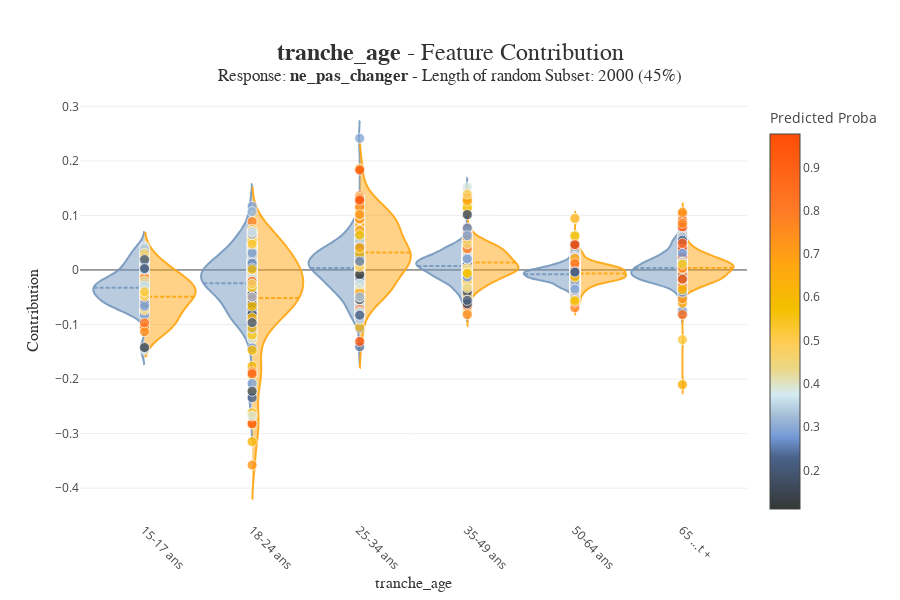

Source (notebook cell):
### Code cell
#détail par variable avec Shapash
xpl.plot.contribution_plot(col="tranche_age")

### Figure 1 — Plotly figure (JSON) as saved in the notebook; plotly's stock layout.template omitted (floating-point values rounded to 4 significant figures; data arrays with more than 128 entries replaced by an {"elided": "..."} marker saying what was removed)
{"data": [{"customdata": {"elided": "2000x2 mixed values"}, "hovertemplate": "<b>%{hovertext}</b><br />tranche_age :<br />%{customdata[0]}<br />Contribution: %{y:.4f}<extra></extra>", "hovertext": ["Id: 20012<br />Predict: changer", "Id: 27221<br />Predict: changer", "Id: 16576<br />Predict: changer", "Id: 23169<br />Predict: changer", "Id: 27260<br />Predict: changer", "Id: 24103<br />Predict: changer", "Id: 10736<br />Predict: changer", "Id: 27230<br />Predict: changer", "Id: 15473<br />Predict: changer", "Id: 23117<br />Predict: changer", "Id: 20028<br />Predict: changer", "Id: 24276<br />Predict: changer", "Id: 15524<br />Predict: changer", "Id: 13893<br />Predict: changer", "Id: 15121<br />Predict: changer", "Id: 11788<br />Predict: changer", "Id: 23928<br />Predict: changer", "Id: 23120<br />Predict: changer", "Id: 20002<br />Predict: changer", "Id: 20070<br />Predict: changer", "Id: 11968<br />Predict: changer", "Id: 23994<br />Predict: changer", "Id: 19990<br />Predict: changer", "Id: 25583<br />Predict: changer", "Id: 25638<br />Predict: changer", "Id: 15471<br />Predict: changer", "Id: 27246<br />Predict: changer", "Id: 12882<br />Predict: changer", "Id: 21505<br />Predict: changer", "Id: 21521<br />Predict: changer", "Id: 23000<br />Predict: changer", "Id: 25988<br />Predict: changer", "Id: 23132<br />Predict: changer", "Id: 25584<br />Predict: changer", "Id: 19987<br />Predict: changer", "Id: 23925<br />Predict: changer", "Id: 23949<br />Predict: changer", "Id: 25605<br />Predict: changer", "Id: 27233<br />Predict: changer", "Id: 23195<br />Predict: changer", "Id: 14832<br />Predict: changer", "Id: 11170<br />Predict: changer", "Id: 19985<br />Predict: changer", "Id: 27243<br />Predict: changer", "Id: 20044<br />Predict: changer", "Id: 20046<br />Predict: changer", "Id: 23847<br />Predict: changer", "Id: 24378<br />Predict: changer", "Id: 21620<br />Predict: changer", "Id: 27231<br />Predict: changer", "Id: 21550<br />Predict: changer", "Id: 20057<br />Predict: changer", "Id: 20029<br />Predict: changer", "Id: 18530<br />Predict: changer", "Id: 25594<br />Predict: changer", "Id: 18030<br />Predict: changer", "Id: 18410<br />Predict: changer", "Id: 25623<br />Predict: changer", "Id: 12593<br />Predict: changer", "Id: 20008<br />Predict: changer", "Id: 13676<br />Predict: changer", "Id: 10908<br />Predict: changer", "Id: 13102<br />Predict: changer", "Id: 14963<br />Predict: changer", "Id: 13633<br />Predict: changer", "Id: 13914<br />Predict: changer", "Id: 10833<br />Predict: changer", "Id: 16216<br />Predict: changer", "Id: 27255<br />Predict: changer", "Id: 20073<br />Predict: changer"], "jitter": 0.075, "line": {"color": "rgba(117, 152, 189, 0.9)"}, "marker": {"line": {"color": "white", "width": 0.8}, "opacity": 0.8, "size": 10}, "meanline": {"visible": true}, "pointpos": -0.1, "points": false, "showlegend": false, "side": "negative", "type": "violin", "x": ["15-17 ans", "15-17 ans", "15-17 ans", "15-17 ans", "15-17 ans", "15-17 ans", "15-17 ans", "15-17 ans", "15-17 ans", "15-17 ans", "15-17 ans", "15-17 ans", "15-17 ans", "15-17 ans", "15-17 ans", "15-17 ans", "15-17 ans", "15-17 ans", "15-17 ans", "15-17 ans", "15-17 ans", "15-17 ans", "15-17 ans", "15-17 ans", "15-17 ans", "15-17 ans", "15-17 ans", "15-17 ans", "15-17 ans", "15-17 ans", "15-17 ans", "15-17 ans", "15-17 ans", "15-17 ans", "15-17 ans", "15-17 ans", "15-17 ans", "15-17 ans", "15-17 ans", "15-17 ans", "15-17 ans", "15-17 ans", "15-17 ans", "15-17 ans", "15-17 ans", "15-17 ans", "15-17 ans", "15-17 ans", "15-17 ans", "15-17 ans", "15-17 ans", "15-17 ans", "15-17 ans", "15-17 ans", "15-17 ans", "15-17 ans", "15-17 ans", "15-17 ans", "15-17 ans", "15-17 ans", "15-17 ans", "15-17 ans", "15-17 ans", "15-17 ans", "15-17 ans", "15-17 ans", "15-17 ans", "15-17 ans", "15-17 ans", "15-17 ans"], "y": [-0.04254, -0.03525, -0.05314, 0.008448, -0.02897, -0.01272, -0.06244, 0.03615, -0.04737, -0.0443, -0.0354, -0.01855, -0.005338, -0.0488, -0.07106, -0.03391, -0.04113, -0.04316, -0.0501, 0.005805, -0.02002, -0.05619, -0.06865, 0.01313, -0.03256, -0.02163, 0.02594, -0.02409, -0.01326, -0.06787, -0.05853, -0.02576, -0.1459, -0.0181, -0.01142, -0.0003067, -0.04777, 0.01743, 0.03792, -0.1422, -0.0339, -0.008905, -0.05107, -0.02123, -0.0239, -0.05662, -0.03763, -0.0268, 0.01309, 0.04261, -0.02521, -0.04915, -0.04354, -0.07749, 0.03031, 0.000795, -0.02636, 0.019, -0.02024, -0.08213, -0.07403, -0.07069, -0.0614, -0.0648, -0.06289, -0.03462, -0.0484, -0.02982, 0.002734, -0.06702]}, {"customdata": {"elided": "2000x2 mixed values"}, "hovertemplate": "<b>%{hovertext}</b><br />tranche_age :<br />%{customdata[0]}<br />Contribution: %{y:.4f}<extra></extra>", "hovertext": ["Id: 20081<br />Predict: ne_pas_changer", "Id: 23969<br />Predict: ne_pas_changer", "Id: 15020<br />Predict: ne_pas_changer", "Id: 23968<br />Predict: ne_pas_changer", "Id: 25643<br />Predict: ne_pas_changer", "Id: 17949<br />Predict: ne_pas_changer", "Id: 11130<br />Predict: ne_pas_changer", "Id: 13465<br />Predict: ne_pas_changer", "Id: 27285<br />Predict: ne_pas_changer", "Id: 18524<br />Predict: ne_pas_changer", "Id: 21640<br />Predict: ne_pas_changer", "Id: 25582<br />Predict: ne_pas_changer", "Id: 25607<br />Predict: ne_pas_changer", "Id: 20009<br />Predict: ne_pas_changer", "Id: 25644<br />Predict: ne_pas_changer", "Id: 15387<br />Predict: ne_pas_changer", "Id: 15043<br />Predict: ne_pas_changer", "Id: 23991<br />Predict: ne_pas_changer", "Id: 23122<br />Predict: ne_pas_changer", "Id: 18369<br />Predict: ne_pas_changer"], "jitter": 0.075, "line": {"color": "rgba(255, 166, 17, 0.9)"}, "marker": {"line": {"color": "white", "width": 0.8}, "opacity": 0.8, "size": 10}, "meanline": {"visible": true}, "pointpos": 0.1, "points": false, "scalemode": "count", "showlegend": false, "side": "positive", "type": "violin", "x": ["15-17 ans", "15-17 ans", "15-17 ans", "15-17 ans", "15-17 ans", "15-17 ans", "15-17 ans", "15-17 ans", "15-17 ans", "15-17 ans", "15-17 ans", "15-17 ans", "15-17 ans", "15-17 ans", "15-17 ans", "15-17 ans", "15-17 ans", "15-17 ans", "15-17 ans", "15-17 ans"], "y": [-0.1041, -0.05427, -0.07337, -0.07635, -0.002674, -0.1051, -0.04807, -0.03235, -0.01312, -0.04693, -0.0294, -0.07761, -0.01451, -0.04287, 0.002046, 0.02338, -0.1132, -0.03497, -0.09703, -0.03995]}, {"customdata": {"elided": "2000x2 mixed values"}, "hovertemplate": "<b>%{hovertext}</b><br />tranche_age :<br />%{customdata[0]}<br />Contribution: %{y:.4f}<extra></extra>", "hovertext": ["Id: 12863<br />Predict: changer", "Id: 15704<br />Predict: changer", "Id: 21010<br />Predict: changer", "Id: 24636<br />Predict: changer", "Id: 26199<br />Predict: changer", "Id: 19951<br />Predict: changer", "Id: 12411<br />Predict: changer", "Id: 18574<br />Predict: changer", "Id: 14896<br />Predict: changer", "Id: 12098<br />Predict: changer", "Id: 13573<br />Predict: changer", "Id: 24293<br />Predict: changer", "Id: 16230<br />Predict: changer", "Id: 12025<br />Predict: changer", "Id: 27160<br />Predict: changer", "Id: 15496<br />Predict: changer", "Id: 16605<br />Predict: changer", "Id: 15203<br />Predict: changer", "Id: 10231<br />Predict: changer", "Id: 20530<br />Predict: changer", "Id: 19420<br />Predict: changer", "Id: 24671<br />Predict: changer", "Id: 18486<br />Predict: changer", "Id: 19728<br />Predict: changer", "Id: 20589<br />Predict: changer", "Id: 27083<br />Predict: changer", "Id: 21496<br />Predict: changer", "Id: 15333<br />Predict: changer", "Id: 24792<br />Predict: changer", "Id: 22662<br />Predict: changer", "Id: 25285<br />Predict: changer", "Id: 12017<br />Predict: changer", "Id: 25051<br />Predict: changer", "Id: 23308<br />Predict: changer", "Id: 14610<br />Predict: changer", "Id: 15720<br />Predict: changer", "Id: 17216<br />Predict: changer", "Id: 23617<br />Predict: changer", "Id: 27378<br />Predict: changer", "Id: 15680<br />Predict: changer", "Id: 15458<br />Predict: changer", "Id: 17389<br />Predict: changer", "Id: 22829<br />Predict: changer", "Id: 16994<br />Predict: changer", "Id: 18627<br />Predict: changer", "Id: 27009<br />Predict: changer", "Id: 18776<br />Predict: changer", "Id: 20960<br />Predict: changer", "Id: 24109<br />Predict: changer", "Id: 20568<br />Predict: changer", "Id: 23068<br />Predict: changer", "Id: 18638<br />Predict: changer", "Id: 13085<br />Predict: changer", "Id: 16428<br />Predict: changer", "Id: 12529<br />Predict: changer", "Id: 25797<br />Predict: changer", "Id: 24377<br />Predict: changer", "Id: 27164<br />Predict: changer", "Id: 26810<br />Predict: changer", "Id: 18458<br />Predict: changer", "Id: 26051<br />Predict: changer", "Id: 27209<br />Predict: changer", "Id: 26001<br />Predict: changer", "Id: 26742<br />Predict: changer", "Id: 23736<br />Predict: changer", "Id: 16501<br />Predict: changer", "Id: 20640<br />Predict: changer", "Id: 10216<br />Predict: changer", "Id: 14564<br />Predict: changer", "Id: 16578<br />Predict: changer", "Id: 11349<br />Predict: changer", "Id: 16889<br />Predict: changer", "Id: 22996<br />Predict: changer", "Id: 27699<br />Predict: changer", "Id: 27154<br />Predict: changer", "Id: 17425<br />Predict: changer", "Id: 22590<br />Predict: changer", "Id: 26194<br />Predict: changer", "Id: 16242<br />Predict: changer", "Id: 10260<br />Predict: changer", "Id: 23579<br />Predict: changer", "Id: 23424<br />Predict: changer", "Id: 19718<br />Predict: changer", "Id: 17081<br />Predict: changer", "Id: 16205<br />Predict: changer", "Id: 27371<br />Predict: changer", "Id: 19276<br />Predict: changer", "Id: 11057<br />Predict: changer", "Id: 19934<br />Predict: changer", "Id: 20157<br />Predict: changer", "Id: 12935<br />Predict: changer", "Id: 24175<br />Predict: changer", "Id: 15298<br />Predict: changer", "Id: 20570<br />Predict: changer", "Id: 22433<br />Predict: changer", "Id: 18422<br />Predict: changer", "Id: 27729<br />Predict: changer", "Id: 23457<br />Predict: changer", "Id: 24814<br />Predict: changer", "Id: 15747<br />Predict: changer", "Id: 10598<br />Predict: changer", "Id: 19859<br />Predict: changer", "Id: 19219<br />Predict: changer", "Id: 22441<br />Predict: changer", "Id: 20538<br />Predict: changer", "Id: 22889<br />Predict: changer", "Id: 25707<br />Predict: changer", "Id: 19756<br />Predict: changer", "Id: 16732<br />Predict: changer", "Id: 24128<br />Predict: changer", "Id: 10346<br />Predict: changer", "Id: 12324<br />Predict: changer", "Id: 16893<br />Predict: changer", "Id: 23618<br />Predict: changer", "Id: 18779<br />Predict: changer", "Id: 21387<br />Predict: changer", "Id: 18411<br />Predict: changer", "Id: 15746<br />Predict: changer", "Id: 18420<br />Predict: changer"], "jitter": 0.075, "line": {"color": "rgba(117, 152, 189, 0.9)"}, "marker": {"line": {"color": "white", "width": 0.8}, "opacity": 0.8, "size": 10}, "meanline": {"visible": true}, "pointpos": -0.1, "points": false, "showlegend": false, "side": "negative", "type": "violin", "x": ["18-24 ans", "18-24 ans", "18-24 ans", "18-24 ans", "18-24 ans", "18-24 ans", "18-24 ans", "18-24 ans", "18-24 ans", "18-24 ans", "18-24 ans", "18-24 ans", "18-24 ans", "18-24 ans", "18-24 ans", "18-24 ans", "18-24 ans", "18-24 ans", "18-24 ans", "18-24 ans", "18-24 ans", "18-24 ans", "18-24 ans", "18-24 ans", "18-24 ans", "18-24 ans", "18-24 ans", "18-24 ans", "18-24 ans", "18-24 ans", "18-24 ans", "18-24 ans", "18-24 ans", "18-24 ans", "18-24 ans", "18-24 ans", "18-24 ans", "18-24 ans", "18-24 ans", "18-24 ans", "18-24 ans", "18-24 ans", "18-24 ans", "18-24 ans", "18-24 ans", "18-24 ans", "18-24 ans", "18-24 ans", "18-24 ans", "18-24 ans", "18-24 ans", "18-24 ans", "18-24 ans", "18-24 ans", "18-24 ans", "18-24 ans", "18-24 ans", "18-24 ans", "18-24 ans", "18-24 ans", "18-24 ans", "18-24 ans", "18-24 ans", "18-24 ans", "18-24 ans", "18-24 ans", "18-24 ans", "18-24 ans", "18-24 ans", "18-24 ans", "18-24 ans", "18-24 ans", "18-24 ans", "18-24 ans", "18-24 ans", "18-24 ans", "18-24 ans", "18-24 ans", "18-24 ans", "18-24 ans", "18-24 ans", "18-24 ans", "18-24 ans", "18-24 ans", "18-24 ans", "18-24 ans", "18-24 ans", "18-24 ans", "18-24 ans", "18-24 ans", "18-24 ans", "18-24 ans", "18-24 ans", "18-24 ans", "18-24 ans", "18-24 ans", "18-24 ans", "18-24 ans", "18-24 ans", "18-24 ans", "18-24 ans", "18-24 ans", "18-24 ans", "18-24 ans", "18-24 ans", "18-24 ans", "18-24 ans", "18-24 ans", "18-24 ans", "18-24 ans", "18-24 ans", "18-24 ans", "18-24 ans", "18-24 ans", "18-24 ans", "18-24 ans", "18-24 ans", "18-24 ans", "18-24 ans"], "y": [-0.07484, -0.09268, -0.02668, 0.03555, 0.03685, -0.06295, -0.06233, -0.0195, -0.09831, -0.02136, -0.0912, -0.05374, -0.116, -0.03787, 0.04541, -0.03431, 0.0009056, -0.09373, -0.05121, -0.01005, -0.02332, -0.03205, -0.01432, 0.06048, -0.05481, 0.04975, -0.08396, 0.01373, -0.007287, 0.04776, 0.07213, 0.002969, -0.03446, -0.0423, -0.1268, -0.143, -0.07522, -0.2342, 0.03145, -0.06776, -0.03375, -0.01141, -0.002185, -0.04059, -0.01745, -0.002238, -0.01904, -0.208, 0.06323, 0.01934, -0.068, -0.02684, -0.05962, 0.0054, 0.007858, 0.04299, 0.06134, 0.02798, 0.04223, -0.0004594, -0.003588, 0.03385, -0.0313, 0.003898, 0.02181, 0.01587, 0.0149, -0.07652, -0.02547, -0.03198, -0.09109, 0.01001, 0.03232, -0.0005047, -0.002866, -0.2224, 0.01582, -0.03978, -0.0223, -0.01573, -0.02322, -0.003616, -0.007052, 0.001004, 0.01609, 0.1166, -0.04227, -0.01595, 0.007923, -0.01944, -0.0797, -0.01886, -0.09585, 0.01157, -0.01597, -0.04396, 0.00335, 0.1068, 0.01625, -0.04474, -0.07222, -0.01655, 0.02972, 0.01226, 0.003298, -0.04509, -0.06236, -0.0216, -0.1074, 0.03186, 0.07449, -0.07837, -0.2678, -0.08126, 0.06484, -0.0497, 0.07027, -0.02572, -0.09646]}, {"customdata": {"elided": "2000x2 mixed values"}, "hovertemplate": "<b>%{hovertext}</b><br />tranche_age :<br />%{customdata[0]}<br />Contribution: %{y:.4f}<extra></extra>", "hovertext": ["Id: 26710<br />Predict: ne_pas_changer", "Id: 24529<br />Predict: ne_pas_changer", "Id: 25474<br />Predict: ne_pas_changer", "Id: 25518<br />Predict: ne_pas_changer", "Id: 20635<br />Predict: ne_pas_changer", "Id: 24726<br />Predict: ne_pas_changer", "Id: 11985<br />Predict: ne_pas_changer", "Id: 16441<br />Predict: ne_pas_changer", "Id: 16318<br />Predict: ne_pas_changer", "Id: 17386<br />Predict: ne_pas_changer", "Id: 15090<br />Predict: ne_pas_changer", "Id: 26730<br />Predict: ne_pas_changer", "Id: 24301<br />Predict: ne_pas_changer", "Id: 12657<br />Predict: ne_pas_changer", "Id: 26828<br />Predict: ne_pas_changer", "Id: 16489<br />Predict: ne_pas_changer", "Id: 17802<br />Predict: ne_pas_changer", "Id: 13993<br />Predict: ne_pas_changer", "Id: 16337<br />Predict: ne_pas_changer", "Id: 25037<br />Predict: ne_pas_changer", "Id: 15694<br />Predict: ne_pas_changer", "Id: 22179<br />Predict: ne_pas_changer", "Id: 10507<br />Predict: ne_pas_changer", "Id: 21231<br />Predict: ne_pas_changer", "Id: 13701<br />Predict: ne_pas_changer", "Id: 20968<br />Predict: ne_pas_changer", "Id: 18471<br />Predict: ne_pas_changer", "Id: 19220<br />Predict: ne_pas_changer", "Id: 27085<br />Predict: ne_pas_changer", "Id: 16305<br />Predict: ne_pas_changer", "Id: 23112<br />Predict: ne_pas_changer", "Id: 22308<br />Predict: ne_pas_changer", "Id: 16555<br />Predict: ne_pas_changer", "Id: 26408<br />Predict: ne_pas_changer", "Id: 25371<br />Predict: ne_pas_changer", "Id: 14008<br />Predict: ne_pas_changer", "Id: 16187<br />Predict: ne_pas_changer", "Id: 15460<br />Predict: ne_pas_changer", "Id: 12498<br />Predict: ne_pas_changer", "Id: 27530<br />Predict: ne_pas_changer", "Id: 12986<br />Predict: ne_pas_changer", "Id: 25734<br />Predict: ne_pas_changer", "Id: 24144<br />Predict: ne_pas_changer", "Id: 19330<br />Predict: ne_pas_changer", "Id: 23706<br />Predict: ne_pas_changer", "Id: 17585<br />Predict: ne_pas_changer", "Id: 19147<br />Predict: ne_pas_changer", "Id: 19608<br />Predict: ne_pas_changer", "Id: 12128<br />Predict: ne_pas_changer", "Id: 27169<br />Predict: ne_pas_changer", "Id: 15179<br />Predict: ne_pas_changer", "Id: 21123<br />Predict: ne_pas_changer", "Id: 10222<br />Predict: ne_pas_changer", "Id: 24245<br />Predict: ne_pas_changer", "Id: 16502<br />Predict: ne_pas_changer", "Id: 15372<br />Predict: ne_pas_changer", "Id: 18921<br />Predict: ne_pas_changer", "Id: 21738<br />Predict: ne_pas_changer", "Id: 13217<br />Predict: ne_pas_changer", "Id: 25426<br />Predict: ne_pas_changer", "Id: 27547<br />Predict: ne_pas_changer", "Id: 25781<br />Predict: ne_pas_changer", "Id: 21310<br />Predict: ne_pas_changer", "Id: 22773<br />Predict: ne_pas_changer", "Id: 15320<br />Predict: ne_pas_changer", "Id: 24326<br />Predict: ne_pas_changer", "Id: 14296<br />Predict: ne_pas_changer", "Id: 15303<br />Predict: ne_pas_changer", "Id: 23466<br />Predict: ne_pas_changer", "Id: 21164<br />Predict: ne_pas_changer", "Id: 22691<br />Predict: ne_pas_changer"], "jitter": 0.075, "line": {"color": "rgba(255, 166, 17, 0.9)"}, "marker": {"line": {"color": "white", "width": 0.8}, "opacity": 0.8, "size": 10}, "meanline": {"visible": true}, "pointpos": 0.1, "points": false, "scalemode": "count", "showlegend": false, "side": "positive", "type": "violin", "x": ["18-24 ans", "18-24 ans", "18-24 ans", "18-24 ans", "18-24 ans", "18-24 ans", "18-24 ans", "18-24 ans", "18-24 ans", "18-24 ans", "18-24 ans", "18-24 ans", "18-24 ans", "18-24 ans", "18-24 ans", "18-24 ans", "18-24 ans", "18-24 ans", "18-24 ans", "18-24 ans", "18-24 ans", "18-24 ans", "18-24 ans", "18-24 ans", "18-24 ans", "18-24 ans", "18-24 ans", "18-24 ans", "18-24 ans", "18-24 ans", "18-24 ans", "18-24 ans", "18-24 ans", "18-24 ans", "18-24 ans", "18-24 ans", "18-24 ans", "18-24 ans", "18-24 ans", "18-24 ans", "18-24 ans", "18-24 ans", "18-24 ans", "18-24 ans", "18-24 ans", "18-24 ans", "18-24 ans", "18-24 ans", "18-24 ans", "18-24 ans", "18-24 ans", "18-24 ans", "18-24 ans", "18-24 ans", "18-24 ans", "18-24 ans", "18-24 ans", "18-24 ans", "18-24 ans", "18-24 ans", "18-24 ans", "18-24 ans", "18-24 ans", "18-24 ans", "18-24 ans", "18-24 ans", "18-24 ans", "18-24 ans", "18-24 ans", "18-24 ans", "18-24 ans"], "y": [-0.07681, -0.0123, -0.004905, -0.1103, -0.04438, -0.04014, -0.2221, -0.1763, 0.04381, 0.01125, -0.2826, 0.03418, 0.07106, -0.0462, 0.0386, -0.2616, -0.05751, 0.007906, -0.01442, -0.05966, 0.06937, 0.0204, -0.1928, 0.009713, -0.01215, -0.05808, -0.1868, -0.3147, 0.0142, -0.2818, -0.04436, -0.07145, -0.06724, -0.01717, 0.04521, 0.04624, -0.03954, -0.009648, 0.05141, 0.003342, 0.05194, -0.0352, 0.08886, 0.0003527, -0.05985, -0.05528, -0.1472, -0.01328, -0.01785, 0.0139, -0.04723, 0.005415, -0.05385, 0.01459, -0.09256, -0.01963, 0.05454, -0.119, -0.03206, -0.08939, -0.02058, -0.08382, 0.0008237, -0.04962, -0.106, 0.06376, -0.06651, -0.08753, 0.04733, -0.1901, -0.3576]}, {"customdata": {"elided": "2000x2 mixed values"}, "hovertemplate": "<b>%{hovertext}</b><br />tranche_age :<br />%{customdata[0]}<br />Contribution: %{y:.4f}<extra></extra>", "hovertext": {"elided": "187 str values"}, "jitter": 0.075, "line": {"color": "rgba(117, 152, 189, 0.9)"}, "marker": {"line": {"color": "white", "width": 0.8}, "opacity": 0.8, "size": 10}, "meanline": {"visible": true}, "pointpos": -0.1, "points": false, "showlegend": false, "side": "negative", "type": "violin", "x": {"elided": "187 str values"}, "y": {"elided": "187 float values"}}, {"customdata": {"elided": "2000x2 mixed values"}, "hovertemplate": "<b>%{hovertext}</b><br />tranche_age :<br />%{customdata[0]}<br />Contribution: %{y:.4f}<extra></extra>", "hovertext": ["Id: 24898<br />Predict: ne_pas_changer", "Id: 17606<br />Predict: ne_pas_changer", "Id: 27693<br />Predict: ne_pas_changer", "Id: 15493<br />Predict: ne_pas_changer", "Id: 13805<br />Predict: ne_pas_changer", "Id: 18606<br />Predict: ne_pas_changer", "Id: 16115<br />Predict: ne_pas_changer", "Id: 13343<br />Predict: ne_pas_changer", "Id: 12963<br />Predict: ne_pas_changer", "Id: 22275<br />Predict: ne_pas_changer", "Id: 24351<br />Predict: ne_pas_changer", "Id: 22700<br />Predict: ne_pas_changer", "Id: 17439<br />Predict: ne_pas_changer", "Id: 23710<br />Predict: ne_pas_changer", "Id: 16444<br />Predict: ne_pas_changer", "Id: 12034<br />Predict: ne_pas_changer", "Id: 19063<br />Predict: ne_pas_changer", "Id: 24121<br />Predict: ne_pas_changer", "Id: 24331<br />Predict: ne_pas_changer", "Id: 15369<br />Predict: ne_pas_changer", "Id: 18177<br />Predict: ne_pas_changer", "Id: 22570<br />Predict: ne_pas_changer", "Id: 18428<br />Predict: ne_pas_changer", "Id: 13772<br />Predict: ne_pas_changer", "Id: 10500<br />Predict: ne_pas_changer", "Id: 10975<br />Predict: ne_pas_changer", "Id: 22453<br />Predict: ne_pas_changer", "Id: 21933<br />Predict: ne_pas_changer", "Id: 18590<br />Predict: ne_pas_changer", "Id: 26661<br />Predict: ne_pas_changer", "Id: 21228<br />Predict: ne_pas_changer", "Id: 27831<br />Predict: ne_pas_changer", "Id: 23718<br />Predict: ne_pas_changer", "Id: 15702<br />Predict: ne_pas_changer", "Id: 22653<br />Predict: ne_pas_changer", "Id: 22243<br />Predict: ne_pas_changer", "Id: 12586<br />Predict: ne_pas_changer", "Id: 15544<br />Predict: ne_pas_changer", "Id: 17320<br />Predict: ne_pas_changer", "Id: 12932<br />Predict: ne_pas_changer", "Id: 24481<br />Predict: ne_pas_changer", "Id: 24234<br />Predict: ne_pas_changer", "Id: 25698<br />Predict: ne_pas_changer", "Id: 15358<br />Predict: ne_pas_changer", "Id: 17367<br />Predict: ne_pas_changer", "Id: 13141<br />Predict: ne_pas_changer", "Id: 24574<br />Predict: ne_pas_changer", "Id: 23943<br />Predict: ne_pas_changer", "Id: 24368<br />Predict: ne_pas_changer", "Id: 13016<br />Predict: ne_pas_changer", "Id: 10230<br />Predict: ne_pas_changer", "Id: 25351<br />Predict: ne_pas_changer", "Id: 12309<br />Predict: ne_pas_changer", "Id: 10461<br />Predict: ne_pas_changer", "Id: 25179<br />Predict: ne_pas_changer", "Id: 18736<br />Predict: ne_pas_changer", "Id: 24310<br />Predict: ne_pas_changer", "Id: 23026<br />Predict: ne_pas_changer", "Id: 26855<br />Predict: ne_pas_changer", "Id: 16583<br />Predict: ne_pas_changer", "Id: 17835<br />Predict: ne_pas_changer", "Id: 10803<br />Predict: ne_pas_changer", "Id: 25520<br />Predict: ne_pas_changer", "Id: 20793<br />Predict: ne_pas_changer", "Id: 11301<br />Predict: ne_pas_changer", "Id: 25949<br />Predict: ne_pas_changer", "Id: 15368<br />Predict: ne_pas_changer", "Id: 22070<br />Predict: ne_pas_changer", "Id: 20706<br />Predict: ne_pas_changer", "Id: 16330<br />Predict: ne_pas_changer", "Id: 23282<br />Predict: ne_pas_changer", "Id: 11695<br />Predict: ne_pas_changer", "Id: 12024<br />Predict: ne_pas_changer", "Id: 16505<br />Predict: ne_pas_changer", "Id: 13686<br />Predict: ne_pas_changer", "Id: 19238<br />Predict: ne_pas_changer", "Id: 24691<br />Predict: ne_pas_changer", "Id: 27156<br />Predict: ne_pas_changer", "Id: 22312<br />Predict: ne_pas_changer", "Id: 25683<br />Predict: ne_pas_changer", "Id: 14551<br />Predict: ne_pas_changer", "Id: 22299<br />Predict: ne_pas_changer", "Id: 19115<br />Predict: ne_pas_changer", "Id: 15005<br />Predict: ne_pas_changer", "Id: 16588<br />Predict: ne_pas_changer", "Id: 12525<br />Predict: ne_pas_changer", "Id: 24475<br />Predict: ne_pas_changer", "Id: 19200<br />Predict: ne_pas_changer", "Id: 15802<br />Predict: ne_pas_changer", "Id: 18617<br />Predict: ne_pas_changer", "Id: 23872<br />Predict: ne_pas_changer", "Id: 26991<br />Predict: ne_pas_changer", "Id: 20906<br />Predict: ne_pas_changer", "Id: 12820<br />Predict: ne_pas_changer", "Id: 26542<br />Predict: ne_pas_changer", "Id: 21728<br />Predict: ne_pas_changer", "Id: 25378<br />Predict: ne_pas_changer", "Id: 11786<br />Predict: ne_pas_changer", "Id: 19222<br />Predict: ne_pas_changer", "Id: 12167<br />Predict: ne_pas_changer", "Id: 12012<br />Predict: ne_pas_changer", "Id: 18555<br />Predict: ne_pas_changer", "Id: 16141<br />Predict: ne_pas_changer", "Id: 19107<br />Predict: ne_pas_changer", "Id: 24323<br />Predict: ne_pas_changer", "Id: 17140<br />Predict: ne_pas_changer", "Id: 17603<br />Predict: ne_pas_changer", "Id: 21052<br />Predict: ne_pas_changer", "Id: 17766<br />Predict: ne_pas_changer", "Id: 20669<br />Predict: ne_pas_changer", "Id: 24313<br />Predict: ne_pas_changer", "Id: 15636<br />Predict: ne_pas_changer", "Id: 18880<br />Predict: ne_pas_changer", "Id: 15628<br />Predict: ne_pas_changer", "Id: 20695<br />Predict: ne_pas_changer", "Id: 24302<br />Predict: ne_pas_changer", "Id: 20195<br />Predict: ne_pas_changer"], "jitter": 0.075, "line": {"color": "rgba(255, 166, 17, 0.9)"}, "marker": {"line": {"color": "white", "width": 0.8}, "opacity": 0.8, "size": 10}, "meanline": {"visible": true}, "pointpos": 0.1, "points": false, "scalemode": "count", "showlegend": false, "side": "positive", "type": "violin", "x": ["25-34 ans", "25-34 ans", "25-34 ans", "25-34 ans", "25-34 ans", "25-34 ans", "25-34 ans", "25-34 ans", "25-34 ans", "25-34 ans", "25-34 ans", "25-34 ans", "25-34 ans", "25-34 ans", "25-34 ans", "25-34 ans", "25-34 ans", "25-34 ans", "25-34 ans", "25-34 ans", "25-34 ans", "25-34 ans", "25-34 ans", "25-34 ans", "25-34 ans", "25-34 ans", "25-34 ans", "25-34 ans", "25-34 ans", "25-34 ans", "25-34 ans", "25-34 ans", "25-34 ans", "25-34 ans", "25-34 ans", "25-34 ans", "25-34 ans", "25-34 ans", "25-34 ans", "25-34 ans", "25-34 ans", "25-34 ans", "25-34 ans", "25-34 ans", "25-34 ans", "25-34 ans", "25-34 ans", "25-34 ans", "25-34 ans", "25-34 ans", "25-34 ans", "25-34 ans", "25-34 ans", "25-34 ans", "25-34 ans", "25-34 ans", "25-34 ans", "25-34 ans", "25-34 ans", "25-34 ans", "25-34 ans", "25-34 ans", "25-34 ans", "25-34 ans", "25-34 ans", "25-34 ans", "25-34 ans", "25-34 ans", "25-34 ans", "25-34 ans", "25-34 ans", "25-34 ans", "25-34 ans", "25-34 ans", "25-34 ans", "25-34 ans", "25-34 ans", "25-34 ans", "25-34 ans", "25-34 ans", "25-34 ans", "25-34 ans", "25-34 ans", "25-34 ans", "25-34 ans", "25-34 ans", "25-34 ans", "25-34 ans", "25-34 ans", "25-34 ans", "25-34 ans", "25-34 ans", "25-34 ans", "25-34 ans", "25-34 ans", "25-34 ans", "25-34 ans", "25-34 ans", "25-34 ans", "25-34 ans", "25-34 ans", "25-34 ans", "25-34 ans", "25-34 ans", "25-34 ans", "25-34 ans", "25-34 ans", "25-34 ans", "25-34 ans", "25-34 ans", "25-34 ans", "25-34 ans", "25-34 ans", "25-34 ans", "25-34 ans", "25-34 ans", "25-34 ans"], "y": [0.0849, 0.006161, 0.05992, 0.02, 0.009635, -0.04689, 0.06658, 0.1857, 0.005487, -0.04326, -0.04563, 0.1016, 0.09552, -0.03983, 0.04607, 0.04828, 0.02414, 0.108, 0.03663, 0.06341, 0.09692, -0.08983, 0.03474, 0.01381, -0.04498, 0.03348, -0.004987, 0.07639, 0.01626, -0.1045, 0.01933, 0.03139, 0.08907, 0.03253, 0.1236, 0.07877, 0.04441, 0.009383, -0.007815, 0.005458, 0.009756, 0.007257, 0.05089, 0.07216, 0.06523, -0.06525, 0.05464, 0.0957, -0.02625, -0.05087, 0.03967, -0.04576, 0.03538, 0.07805, -0.04282, 0.006608, 0.1359, 0.08296, 0.0966, 0.09433, 0.03831, -0.02299, -0.02721, 0.08613, 0.03415, 0.07715, 0.1142, -0.04402, 0.07953, 0.08104, 0.01493, 0.05034, 0.07318, -0.02651, -0.00387, 0.09296, -0.01972, 0.1058, -0.0242, 0.0254, 0.0178, 0.09382, -0.00889, -0.01415, 0.1333, 0.02973, -0.0727, 0.1263, -0.00896, 0.02395, 0.00548, -0.05426, -0.04773, -0.03609, -0.02455, 0.03623, -0.131, 0.04311, 0.01509, -0.01164, -0.03108, 0.07308, 0.01319, 0.03992, 0.1832, 0.1008, 0.116, 0.007683, 0.04047, 0.1307, 0.1279, -0.04161, 0.1017, 0.02998, 0.06391, 0.01337, 0.04063]}, {"customdata": {"elided": "2000x2 mixed values"}, "hovertemplate": "<b>%{hovertext}</b><br />tranche_age :<br />%{customdata[0]}<br />Contribution: %{y:.4f}<extra></extra>", "hovertext": {"elided": "296 str values"}, "jitter": 0.075, "line": {"color": "rgba(117, 152, 189, 0.9)"}, "marker": {"line": {"color": "white", "width": 0.8}, "opacity": 0.8, "size": 10}, "meanline": {"visible": true}, "pointpos": -0.1, "points": false, "showlegend": false, "side": "negative", "type": "violin", "x": {"elided": "296 str values"}, "y": {"elided": "296 float values"}}, {"customdata": {"elided": "2000x2 mixed values"}, "hovertemplate": "<b>%{hovertext}</b><br />tranche_age :<br />%{customdata[0]}<br />Contribution: %{y:.4f}<extra></extra>", "hovertext": {"elided": "192 str values"}, "jitter": 0.075, "line": {"color": "rgba(255, 166, 17, 0.9)"}, "marker": {"line": {"color": "white", "width": 0.8}, "opacity": 0.8, "size": 10}, "meanline": {"visible": true}, "pointpos": 0.1, "points": false, "scalemode": "count", "showlegend": false, "side": "positive", "type": "violin", "x": {"elided": "192 str values"}, "y": {"elided": "192 float values"}}, {"customdata": {"elided": "2000x2 mixed values"}, "hovertemplate": "<b>%{hovertext}</b><br />tranche_age :<br />%{customdata[0]}<br />Contribution: %{y:.4f}<extra></extra>", "hovertext": {"elided": "302 str values"}, "jitter": 0.075, "line": {"color": "rgba(117, 152, 189, 0.9)"}, "marker": {"line": {"color": "white", "width": 0.8}, "opacity": 0.8, "size": 10}, "meanline": {"visible": true}, "pointpos": -0.1, "points": false, "showlegend": false, "side": "negative", "type": "violin", "x": {"elided": "302 str values"}, "y": {"elided": "302 float values"}}, {"customdata": {"elided": "2000x2 mixed values"}, "hovertemplate": "<b>%{hovertext}</b><br />tranche_age :<br />%{customdata[0]}<br />Contribution: %{y:.4f}<extra></extra>", "hovertext": {"elided": "187 str values"}, "jitter": 0.075, "line": {"color": "rgba(255, 166, 17, 0.9)"}, "marker": {"line": {"color": "white", "width": 0.8}, "opacity": 0.8, "size": 10}, "meanline": {"visible": true}, "pointpos": 0.1, "points": false, "scalemode": "count", "showlegend": false, "side": "positive", "type": "violin", "x": {"elided": "187 str values"}, "y": {"elided": "187 float values"}}, {"customdata": {"elided": "2000x2 mixed values"}, "hovertemplate": "<b>%{hovertext}</b><br />tranche_age :<br />%{customdata[0]}<br />Contribution: %{y:.4f}<extra></extra>", "hovertext": {"elided": "214 str values"}, "jitter": 0.075, "line": {"color": "rgba(117, 152, 189, 0.9)"}, "marker": {"line": {"color": "white", "width": 0.8}, "opacity": 0.8, "size": 10}, "meanline": {"visible": true}, "pointpos": -0.1, "points": false, "showlegend": false, "side": "negative", "type": "violin", "x": {"elided": "214 str values"}, "y": {"elided": "214 float values"}}, {"customdata": {"elided": "2000x2 mixed values"}, "hovertemplate": "<b>%{hovertext}</b><br />tranche_age :<br />%{customdata[0]}<br />Contribution: %{y:.4f}<extra></extra>", "hovertext": {"elided": "225 str values"}, "jitter": 0.075, "line": {"color": "rgba(255, 166, 17, 0.9)"}, "marker": {"line": {"color": "white", "width": 0.8}, "opacity": 0.8, "size": 10}, "meanline": {"visible": true}, "pointpos": 0.1, "points": false, "scalemode": "count", "showlegend": false, "side": "positive", "type": "violin", "x": {"elided": "225 str values"}, "y": {"elided": "225 float values"}}, {"customdata": {"elided": "2000x2 mixed values"}, "hovertemplate": "<b>%{hovertext}</b><br />tranche_age :<br />%{customdata[0]}<br />Contribution: %{y:.4f}<extra></extra>", "hovertext": {"elided": "2000 str values"}, "marker": {"color": {"elided": "2000 float values"}, "coloraxis": "coloraxis", "line": {"color": "white", "width": 0.8}, "opacity": 0.8, "size": 10}, "mode": "markers", "showlegend": false, "type": "scatter", "x": {"elided": "2000 str values"}, "y": {"elided": "2000 float values"}}], "layout": {"coloraxis": {"colorbar": {"title": {"text": "Predicted Proba"}}, "colorscale": [[0, "rgb(52, 55, 54)"], [0.138, "rgb(74, 99, 138)"], [0.1924, "rgb(116, 153, 214)"], [0.2469, "rgb(162, 188, 213)"], [0.3046, "rgb(212, 234, 242)"], [0.3732, "rgb(235, 216, 134)"], [0.4448, "rgb(255, 204, 83)"], [0.5344, "rgb(244, 192, 0)"], [0.6495, "rgb(255, 166, 17)"], [0.7954, "rgb(255, 123, 38)"], [1, "rgb(255, 77, 7)"]]}, "height": 600, "hovermode": "closest", "title": {"font": {"color": "rgb(50, 50, 50)", "family": "Arial", "size": 24}, "text": "<b>tranche_age</b> - Feature Contribution<br><sup>Response: <b>ne_pas_changer</b> - Length of random Subset: 2000 (45%)</sup>", "x": 0.5, "xanchor": "center", "y": 0.9, "yanchor": "middle"}, "violingap": 0.05, "violingroupgap": 0, "violinmode": "overlay", "width": 900, "xaxis": {"automargin": true, "dtick": 1, "range": [-0.6, 5.6], "tickangle": 45, "tickmode": "array", "ticktext": ["15-17 ans", "18-24 ans", "25-34 ans", "35-49 ans", "50-64 ans", "65 ...t +"], "tickvals": ["15-17 ans", "18-24 ans", "25-34 ans", "35-49 ans", "50-64 ans", "65 ans et +"], "title": {"font": {"color": "rgb(50, 50, 50)", "family": "Arial Black", "size": 16}, "text": "tranche_age"}, "type": "category"}, "yaxis": {"automargin": true, "title": {"font": {"color": "rgb(50, 50, 50)", "family": "Arial Black", "size": 16}, "text": "Contribution"}}}}
